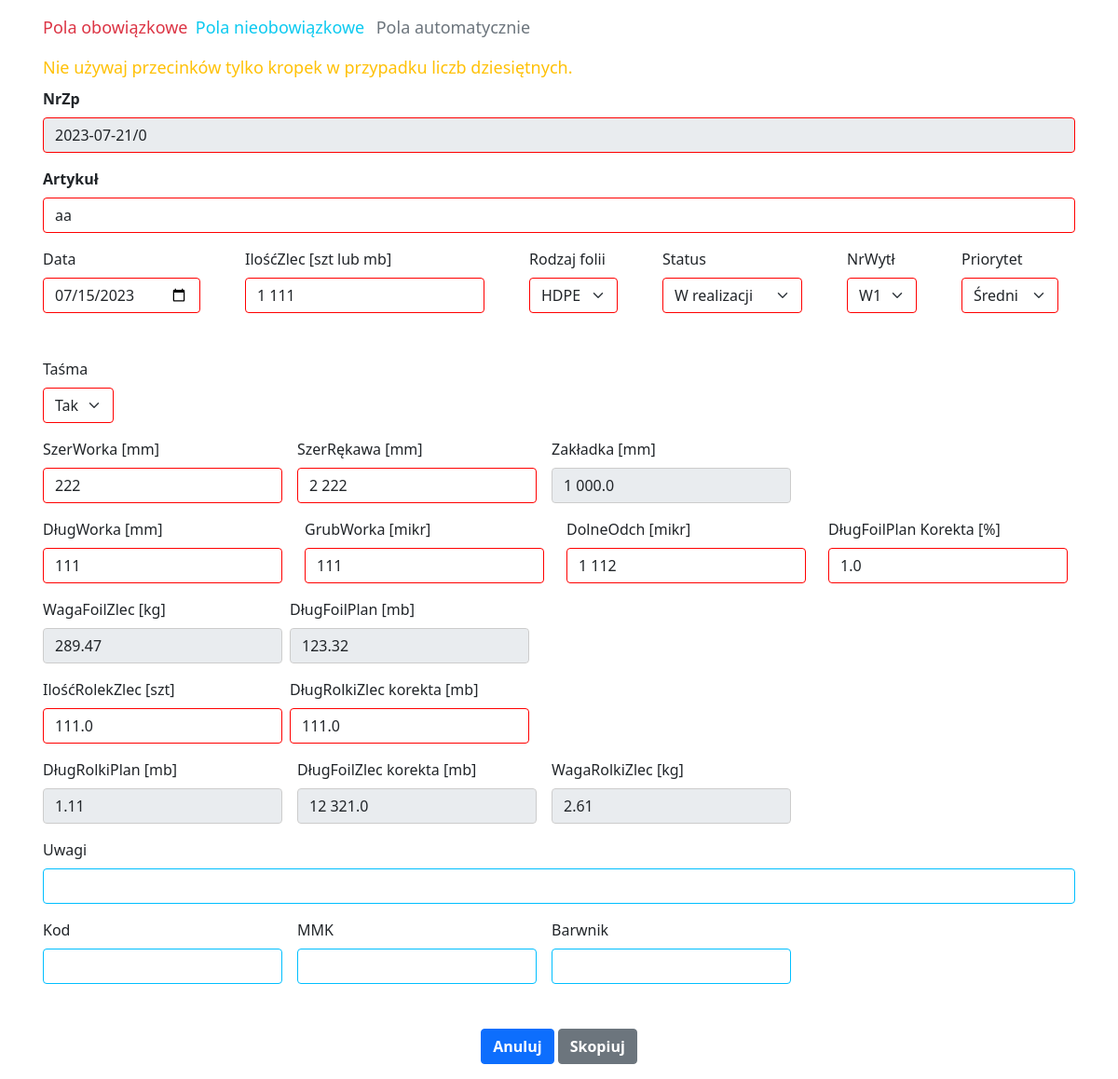
/copyForm/1 (signed in), run on an earlier commit of the app's database.
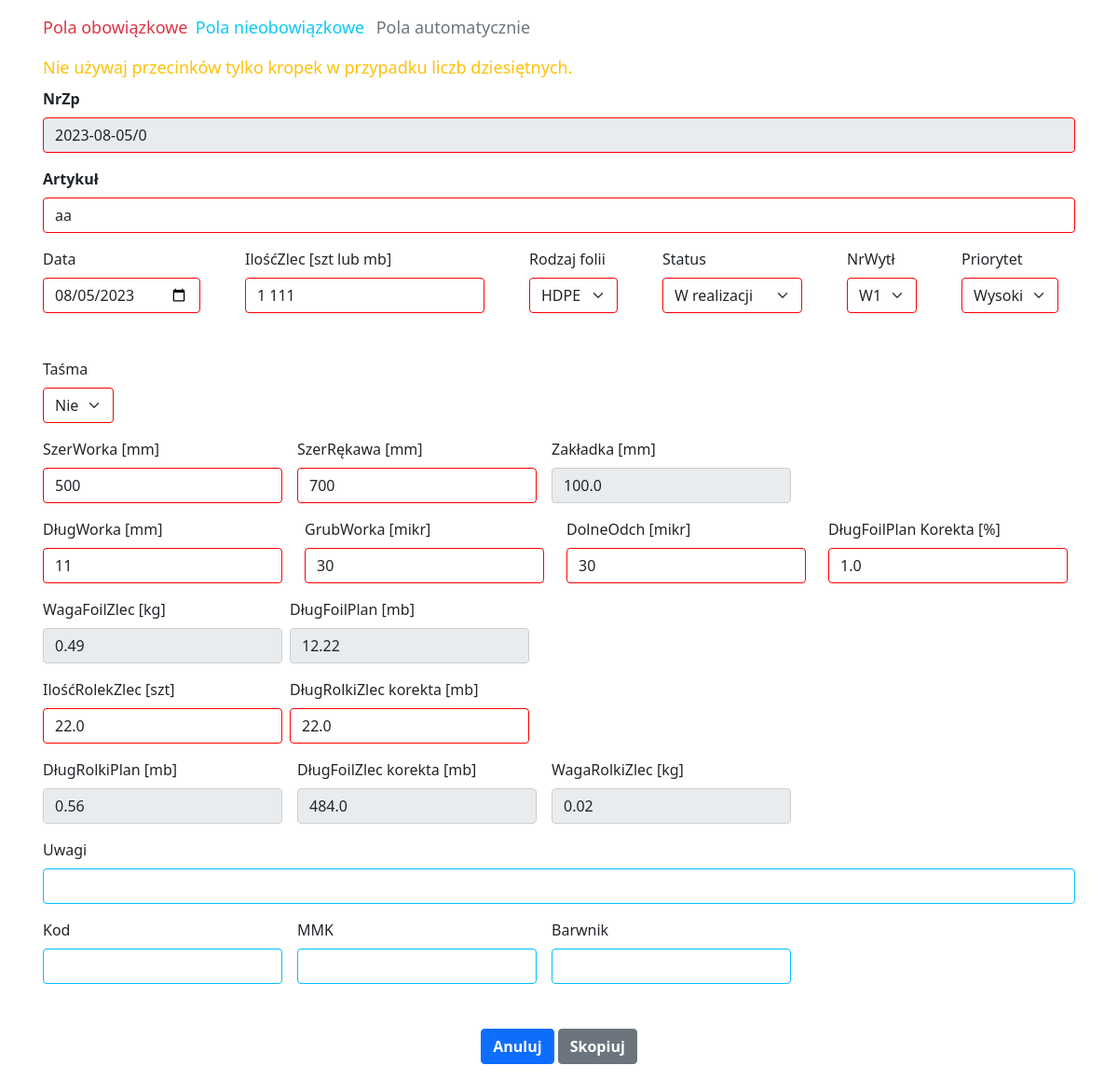
And on a later commit of the database.
### events/models.py (models this page shows, shortened)
class Zamowienie(models.Model):
    NrZp = models.CharField("NrZp", max_length=20)
    Data = models.DateField()
    Kod = models.CharField(max_length=20, blank=True, null=True, default='')
    Artykul = models.CharField(max_length=30)
    NrWyt = models.IntegerField()
    Status = models.IntegerField()
    Rodzaj = models.IntegerField()
    Priorytet = models.IntegerField()
    Tasma = models.IntegerField()
    MMK = models.CharField(max_length=20, blank=True, null=True , default='')
    Barwnik = models.CharField(max_length=20, blank=True, null=True, default='' )
    Uwagi = models.CharField(max_length=40, blank=True, null=True , default='')
    IloscZlec = models.IntegerField()
    SzerWorka = models.IntegerField()
    SzerRekawa = models.IntegerField()
    Zakladka = models.FloatField()
    DlugWorka = models.IntegerField()
    GrubWorka = models.IntegerField()
    DolneOdch = models.IntegerField()
    DlugFoilPlan_Korekta = models.FloatField()
    WagaFoliZlec = models.FloatField()
    DlugFoliPlan = models.FloatField()
    IloscRolekZlec = models.FloatField()
    DlugRolkiZlec_Korekta = models.FloatField()
    DlugRolkiPlan = models.FloatField()
    DlugFoliZlec_Korekta = models.FloatField()
    WagaRolkiZlec = models.FloatField()

### events/views.py (the view, shortened to what this page needs)
# urls.py: path("copyForm/<int:pk>", copyForm.as_view(), name="copyForm"),
class copyForm(LoginRequiredMixin, UserPassesTestMixin, CreateView):
    model = Zamowienie
    serializer_class = ZamSerializer
    form_class = AddForm
    template_name = "Doc1/copyForm.html"
    success_url = reverse_lazy('PlanProc.views.index')
    def test_func(self):
        if self.request.user.groups.filter(name='admin').exists() or self.request.user.groups.filter(name='kierownik').exists():
            return True
        else:
            return False
    def get_context_data(self, **kwargs):
        context = super().get_context_data(**kwargs)
        model = Zamowienie.objects.get(pk=self.kwargs['pk'])
        serializer = self.serializer_class(model)
        context['data'] = serializer.data
        return context

### events/forms.py
class AddForm(forms.ModelForm):
    class Meta:
        model = Zamowienie
        fields = "__all__"

### events/views.py (called while the page is built)
@register.filter
def readable_integer(value):
    readable = str(value).split(".")[0][::-1]
    readable = [readable[i:i+3][::-1] for i in range(0, len(readable), 3)]
    if len(str(value).split(".")) == 1:
        end = ""
    else:
        end = "." + str(value).split(".")[1]
    return " ".join(readable[::-1]) + end

### events/templates/Doc1/copyForm.html (shortened to what the changed rows need)
{% load static %}
<!DOCTYPE html>
<html lang="en">
<head>
    <link href="https://cdn.jsdelivr.net/npm/bootstrap@5.0.2/dist/css/bootstrap.min.css" rel="stylesheet">
</head>
<body>
<div class="container p-3">
    <div class="contact-box">
<form method="POST">
    <div class="mb-3">
        <label for="nr_zp" class="form-label fw-bold">NrZp</label>
        <input style="border-color: #FF0000;" type="text" name="NrZp"  value="{{ data.NrZp }}" class="form-control"  id="id_NrZp" readonly>
    </div>
    <div class="mb-3">
        <label for="artykul" class="form-label fw-bold">Artykuł</label>
        <input style="border-color: #FF0000;" type="text" name="Artykul" class="form-control" id="id_Artykul" placeholder="Produkowana folia" maxlength="40" value="{{ data.Artykul }}">
    </div>
    <div class="row g-5 mb-3">
      <div class="col-auto">
        <label for="data" class="form-label">Data</label>
        <input style="border-color: #FF0000;" type="date" class="form-control" name="Data" id="id_Data" value="{{ data.Data }}">
      </div>
        <div class="col-auto">
            <label for="status" class="form-label">Priorytet</label>
        <select style="border-color: #FF0000;" class="form-select" name="Priorytet" id="id_Priorytet" aria-label="Default select example">
          <option value="0">Wysoki</option>
          <option value="1">Średni</option>
        </select>
    </div>
        <div class="col-auto">
            <label for="status" class="form-label">Taśma</label>
        <select style="border-color: #FF0000;" class="form-select" name="Tasma" id="id_Tasma" aria-label="Default select example" onchange="wagafolizlecFunc(), deleteFiled()">
          <option value="0">Nie</option>
          <option value="1">Tak</option>
        </select>
    </div>
    </div>
    <div class="row g-3 mb-3">
        <div class="col-auto ">
            <label class="form-label" for="szerworka">SzerWorka [mm]</label>
            <input style="border-color: #FF0000;" type="text"  value="{{ data.SzerWorka | readable_integer }}"  onkeyup="addSeparator('id_SzerWorka')"  name="SzerWorka" id="id_SzerWorka" class="form-control" onchange="zakladkaFunc(), deleteFiled()" />
        </div>
        <div class="col-auto ">
            <label class="form-label" for="szerrekawa">SzerRękawa [mm]</label>
            <input style="border-color: #FF0000;" type="text" value="{{ data.SzerRekawa | readable_integer  }}"  onkeyup="addSeparator('id_SzerRekawa')" name="SzerRekawa" id="id_SzerRekawa" class="form-control"  onchange="zakladkaFunc(), wagafolizlecFunc(), deleteFiled()" />
        </div>
        <div class=" col-auto ">
            <label class="form-label" for="zaklada">Zakładka [mm]</label>
            <input style="border-color: #CCCCCC;" class="form-control" value="{{ data.Zakladka | readable_integer  }}"  name="Zakladka" id="id_Zakladka" type="text"   aria-label="Disabled input example"  readonly>
         </div>
    </div>
       <div class="row g-4 mb-3">
        <div class="col-auto ">
            <label class="form-label" for="dlugworka">DługWorka [mm]</label>
            <input  style="border-color: #FF0000;" type="text" value="{{ data.DlugWorka | readable_integer }}"  onkeyup="addSeparator('id_DlugWorka')" name="DlugWorka" id="id_DlugWorka" class="form-control" onchange="dlugfoliplanFunc(), deleteFiled()" />
        </div>
        <div class="col-auto ">
            <label class="form-label" for="grubworka">GrubWorka [mikr]</label>
            <input style="border-color: #FF0000;" type="text"  value="{{ data.GrubWorka | readable_integer }}" onkeyup="addSeparator('id_GrubWorka')" name="GrubWorka"  id="id_GrubWorka" class="form-control" onchange="deleteFiled()"/>
        </div>
           <div class="col-auto ">
            <label class="form-label" for="dolneodch">DolneOdch [mikr]</label>
            <input style="border-color: #FF0000;" type="text" value="{{ data.DolneOdch | readable_integer }}"  onkeyup="addSeparator('id_DolneOdch')" name="DolneOdch" id="id_DolneOdch" class="form-control" onchange="wagafolizlecFunc(), deleteFiled()"/>
        </div>
           <div class="col-auto ">
            <label class="form-label" for="dlugfoliplan_korekta">DługFoilPlan Korekta [%]</label>
            <input style="border-color: #FF0000;" type="text"  value="{{ data.DlugFoilPlan_Korekta |readable_integer  }}"  onkeyup="addSeparator('id_DlugFoilPlan_Korekta')"  name="DlugFoilPlan_Korekta" id="id_DlugFoilPlan_Korekta" class="form-control" onchange="dlugfoliplanFunc(),deleteFiled()" />
        </div>
    </div>
    <div class="row g-2 mb-3">
        <div class="col-auto ">
            <label class="form-label" for="wagafolizlec">WagaFoilZlec [kg]</label>
            <input style="border-color: #CCCCCC;" type="text"  value="{{ data.WagaFoliZlec | readable_integer }}" name="WagaFoliZlec" id="id_WagaFoliZlec" class="form-control"  aria-label="Disabled input example"  readonly onchange="wagarolkizlecFunc()"/>
        </div>
        <div class="col-auto ">
            <label class="form-label" for="dlugfoliplan">DługFoilPlan [mb]</label>
            <input style="border-color: #CCCCCC;" type="text"  value="{{ data.DlugFoliPlan | readable_integer }}" name="DlugFoliPlan" id="id_DlugFoliPlan" class="form-control"  aria-label="Disabled input example"  readonly onchange="dlugrolkiplanFunc()" />
        </div>
    </div>
    <div class="row g-2 mb-3">
        <div class="col-auto ">
            <label class="form-label" for="iloscrolekzlec">IlośćRolekZlec [szt]</label>
            <input style="border-color: #FF0000;" type="text" value="{{ data.IloscRolekZlec | readable_integer }}" onkeyup="addSeparator('id_IloscRolekZlec')" name="IloscRolekZlec" id="id_IloscRolekZlec" class="form-control" onchange="dlugrolkiplanFunc(); wagarolkizlecFunc();dlugfolizlecFunc()" />
        </div>
        <div class="col-auto ">
            <label class="form-label" for="dlugrolkizlec_korekta">DługRolkiZlec korekta [mb]</label>
            <input style="border-color: #FF0000;" type="text"  value="{{ data.DlugRolkiZlec_Korekta | readable_integer }}" onkeyup="addSeparator('id_DlugRolkiZlec_Korekta')" name="DlugRolkiZlec_Korekta" id="id_DlugRolkiZlec_Korekta" class="form-control" onchange="dlugfolizlecFunc()" />
        </div>
    </div>
    <div class="row g-3 mb-3">
        <div class="col-auto">
            <label class="form-label" for="dlugrolkiplan">DługRolkiPlan [mb]</label>
            <input style="border-color: #CCCCCC;" type="text"  value="{{ data.DlugRolkiPlan | readable_integer }}" onkeyup="addSeparator('id_DlugRolkiPlan')" name="DlugRolkiPlan"  id="id_DlugRolkiPlan" class="form-control"  aria-label="Disabled input example" readonly/>
        </div>
        <div class="col-auto">
            <label class="form-label" for="dlugfolizlec_korekta">DługFoilZlec korekta [mb]</label>
            <input style="border-color: #CCCCCC;" type="text" value="{{ data.DlugFoliZlec_Korekta | readable_integer }}" onkeyup="addSeparator('id_DlugFoliZlec_Korekta')" name="DlugFoliZlec_Korekta" id="id_DlugFoliZlec_Korekta" class="form-control"  aria-label="Disabled input example"  readonly />
        </div>
        <div class="col-auto">
            <label class="form-label" for="wagarolkizlec">WagaRolkiZlec [kg]</label>
            <input style="border-color: #CCCCCC;" type="text" value="{{ data.WagaRolkiZlec | readable_integer }}" name="WagaRolkiZlec" id="id_WagaRolkiZlec" class="form-control"  aria-label="Disabled input example"  readonly />
        </div>
    </div>
</form>
     </div>
    </div>
</body>
</html>

What changed in the data, as far as the page shows it:
changed Zamowienie "aa": NrZp "2023-07-21/0" → "2023-08-05/0"; Zakladka "1 000.0" → "100.0"; WagaFoliZlec "289.47" → "0.49"; DlugFoliPlan "123.32" → "12.22"; IloscRolekZlec "111.0" → "22.0"; DlugRolkiZlec_Korekta "111.0" → "22.0"; DlugRolkiPlan "1.11" → "0.56"; DlugFoliZlec_Korekta "12 321.0" → "484.0"; WagaRolkiZlec "2.61" → "0.02"
Also different on the page:
form field Data: "07/15/2023" → "08/05/2023"
form field Priorytet: "Średni" → "Wysoki"
form field Tasma: "Tak" → "Nie"
form field SzerWorka: "222" → "500"
form field SzerRekawa: "2 222" → "700"
form field DlugWorka: "111" → "11"
form field GrubWorka: "111" → "30"
form field DolneOdch: "1 112" → "30"
